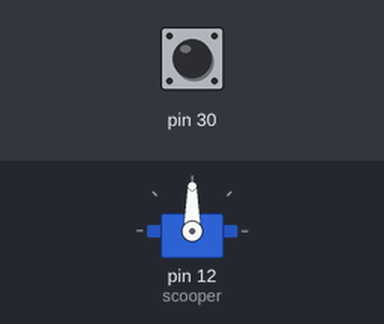
Recording of a sketch running on a simulated Arduino Mega 2560, built with avr-gcc and run on an emulated ATmega2560. On the bench: servo. The inputs (shaded band) are chosen by the test bench; at power-on: pin 30 HIGH.

Above: at 1.2 s.
1.3 s: pin 30 pulled LOW for 3.2 s
At 2.1 s:
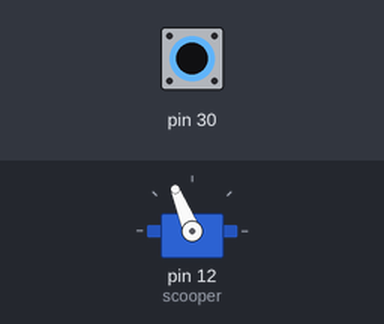
Timing chart, 0 to 6.8 s (numbered marks = the images above; inputs shaded):
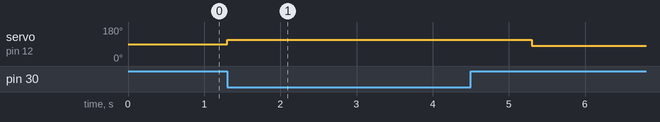

Measured:
- after the input at 1.3 s, servo on pin 12 (scooper): 90° → 112° at once, → 80° 4.0 s later

The sketch:

ScoopTest.ino
```cpp
#include <Servo.h>

Servo scooper;

void setup() {
  pinMode(30, INPUT_PULLUP);
  pinMode(12, OUTPUT);
  scooper.attach(12);
}

void loop() {
  if (digitalRead(30) == LOW) {
    scooper.write(112);
    delay(1000);
    scooper.write(80);
  }
}
```
